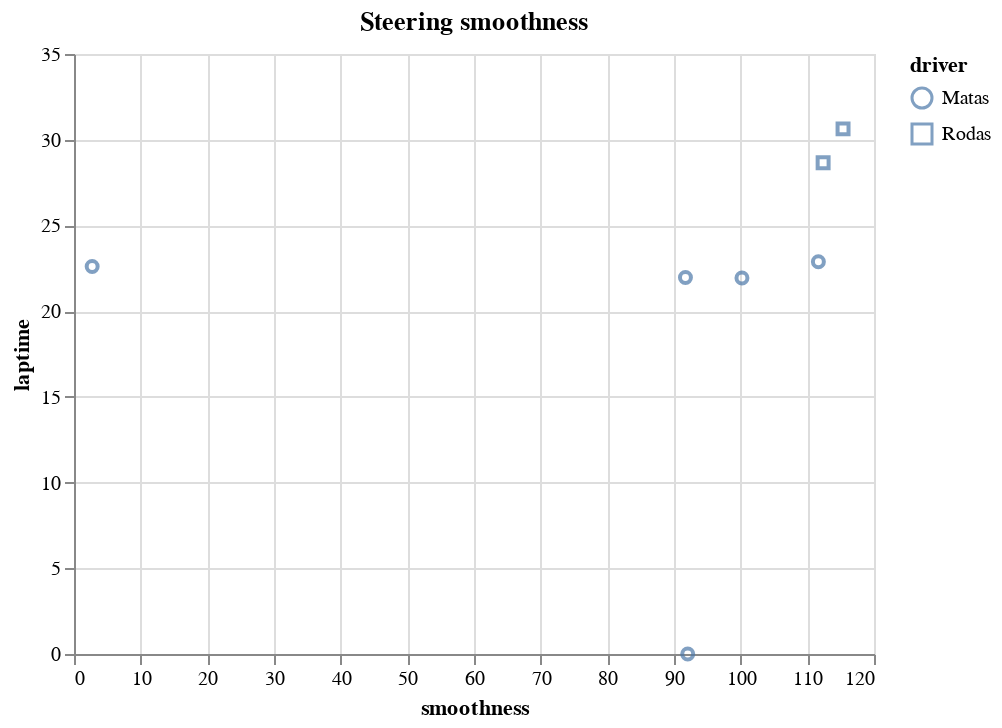

Notebook code for this chart:
### Code cell
run.steering_smoothness_chart()

### Figure 1 — Vega-Lite specification as saved in the notebook (floating-point values rounded to 4 significant figures)
{"config": {"view": {"continuousWidth": 400, "continuousHeight": 300}}, "data": {"name": "data-d7194652abd776837ca018395945f373"}, "mark": "point", "encoding": {"shape": {"field": "driver", "type": "nominal"}, "tooltip": [{"field": "lap", "type": "quantitative"}, {"field": "laptime", "type": "quantitative"}, {"field": "driver", "type": "nominal"}], "x": {"field": "smoothness", "type": "quantitative"}, "y": {"field": "laptime", "type": "quantitative"}}, "title": "Steering smoothness", "$schema": "https://vega.github.io/schema/vega-lite/v4.17.0.json", "datasets": {"data-d7194652abd776837ca018395945f373": [{"smoothness": 92.06, "lap": 0, "laptime": 0.0, "driver": "Matas"}, {"smoothness": 112.4, "lap": 1, "laptime": 28.66, "driver": "Rodas"}, {"smoothness": 115.4, "lap": 2, "laptime": 30.63, "driver": "Rodas"}, {"smoothness": 111.7, "lap": 3, "laptime": 22.88, "driver": "Matas"}, {"smoothness": 91.72, "lap": 4, "laptime": 21.96, "driver": "Matas"}, {"smoothness": 100.2, "lap": 5, "laptime": 21.93, "driver": "Matas"}, {"smoothness": 2.725, "lap": 6, "laptime": 22.6, "driver": "Matas"}]}}
